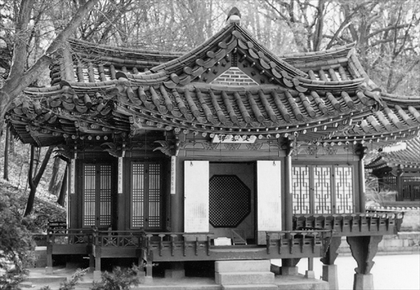
%> input picture house03.tif, 420 x 290 px, shrunk from 512 x 353 before the run
$ octave final0_14.m   (GNU Octave 9; MATLAB toolbox functions it lacks are replaced by stand-ins)
%> lines starting %> are read from the running program, lines starting %| are printed output that depends on the picture
close all
clear all

f=double(imread('house03.tif'));
%> f: size 290x420 double; min 0, max 255, mean 115.3; mean of the top-left, top-right, bottom-left and bottom-right quarters 107.5, 131.2, 91.9, 130.8
[M,N] = size(f);
%> M = 290; N = 420
xx = [0:M-1];
%> xx = 290 values from 0 to 289
yy = [0:N-1];
%> yy = 420 values from 0 to 419

R = M*0.1;
%> R = 29
n = 3;

image(f), colormap gray(256), title('원본')

for x=0:M-1
    for y=0:N-1
        f(x+1,y+1) = f(x+1,y+1)*(-1)^(x+y);
    end
end
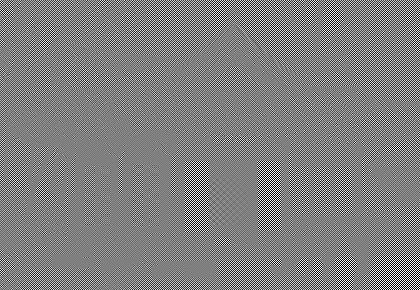
%> f: size 290x420 double; min -255, max 255, mean 0; drawn with min black and max white

F = 1/M/N*fft2(f);

for u=0:M-1
    for v=0:N-1
        G(u+1,v+1) = F(u+1,v+1) / (1 + (R / (sqrt((u-M/2)^2 + (v-N/2)^2)))^(2*n));
    end
end

g = M*N*ifft2(G);
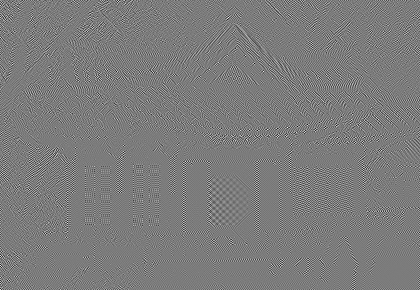
%> g: size 290x420 double; min -150.4, max 158.5, mean 0; drawn with min black and max white

for x=0:M-1
    for y=0:N-1
        g(x+1,y+1) = g(x+1,y+1)*(-1)^(x+y);
    end
end
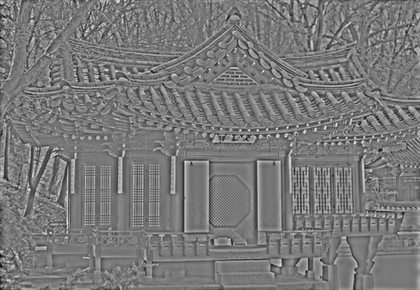
%> g: size 290x420 double; min -143.6, max 158.5, mean 0; drawn with min black and max white

figure
image(g), colormap gray(256), title('고주파통과')

$ run again, with house02.tif copied over house03.tif
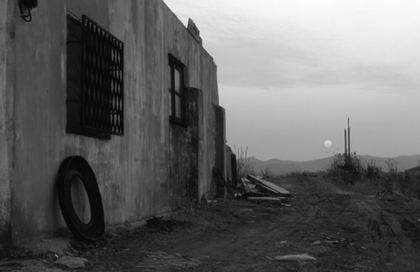
%> input picture house02.tif, 420 x 272 px, shrunk from 512 x 332 before the run
%> after the loop `for x=0:M-1`:
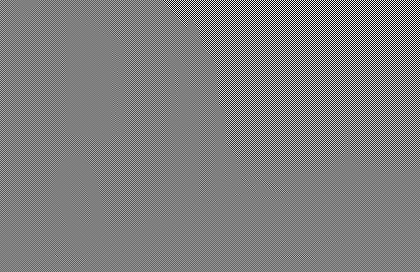
%> f: size 272x420 double; min -254, max 254, mean 0; drawn with min black and max white
%> after the loop `for x=0:M-1`:
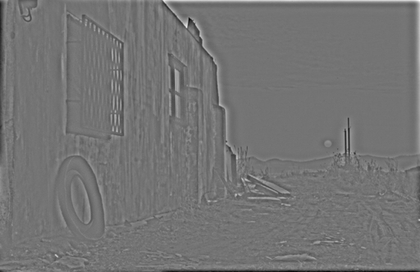
%> g: size 272x420 double; min -106.1, max 126.7, mean 0; drawn with min black and max white

$ run again, with Boy02.tif copied over house03.tif
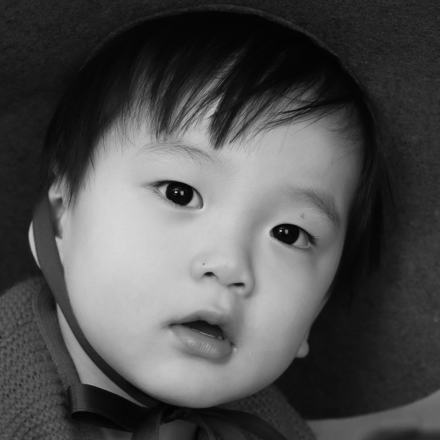
%> input picture Boy02.tif, 440 x 440 px
%> after the loop `for x=0:M-1`:
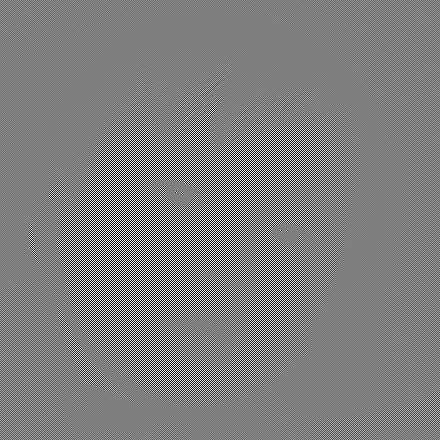
%> f: size 440x440 double; min -215, max 215, mean 0; drawn with min black and max white
%> after the loop `for x=0:M-1`:
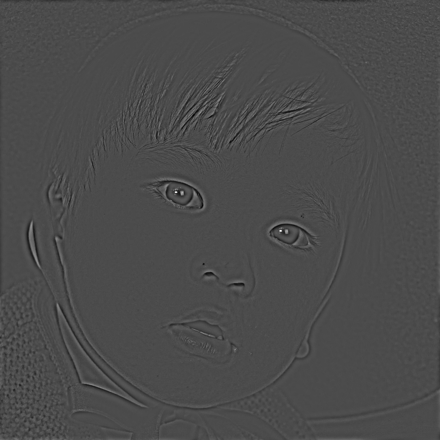
%> g: size 440x440 double; min -66.32, max 157.1, mean 0; drawn with min black and max white
